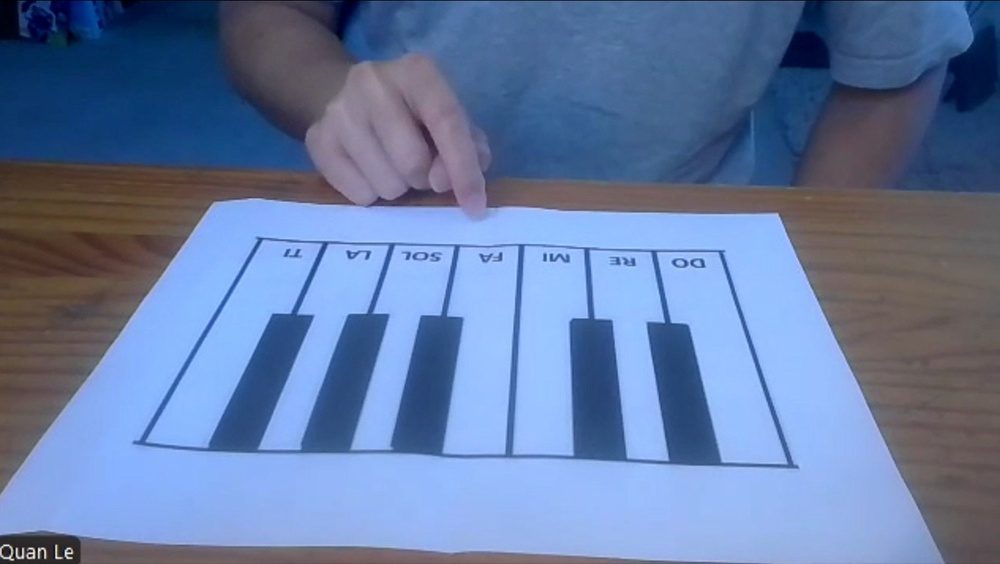
#> input picture finger_tracking/data/piano_image_1.jpg, 1000 x 564 px, shrunk from 1519 x 856 before the run
$ python keyboard_processing_flash_save_2.py
#> lines starting #> are read from the running program, lines starting #| are printed output that depends on the picture; after the words box and inside, x2 and y2 are one past the last pixel; in counts of white or black regions, pixels touching at a corner belong together
import cv2
import numpy as np

# 1. Load the image (frame from the camera feed)
img = cv2.imread("data/piano_image_1.jpg")
#> img is the input picture: shape (564, 1000, 3); mean B, G, R 163, 122.1, 100.2
gray = cv2.cvtColor(img, cv2.COLOR_BGR2GRAY)
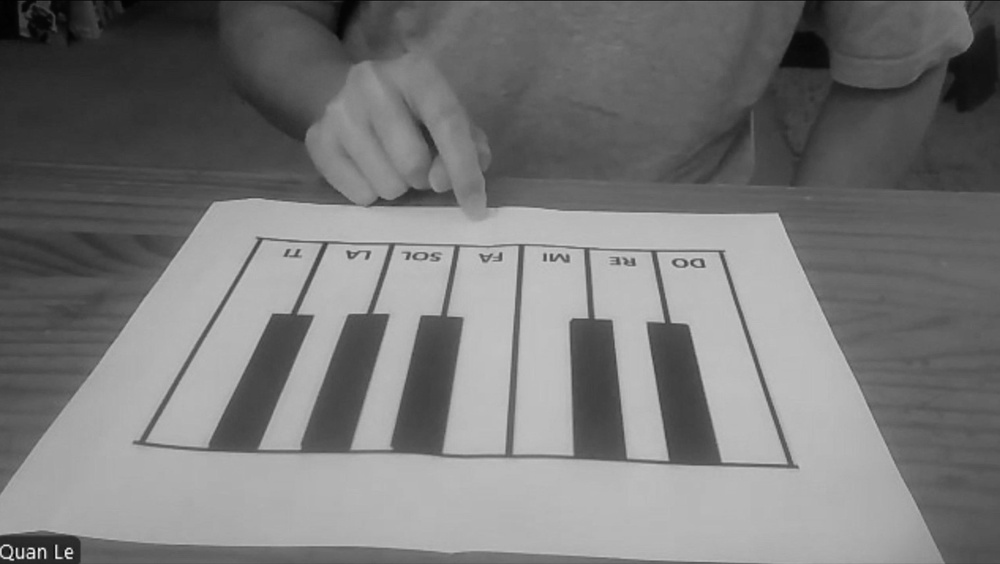
#> gray: shape (564, 1000); min 1, max 251, mean 120.2

# 2. Apply thresholding or edge detection to isolate the keys
_, thresh = cv2.threshold(gray, 127, 255, cv2.THRESH_BINARY_INV)  # Invert since white keys will be black
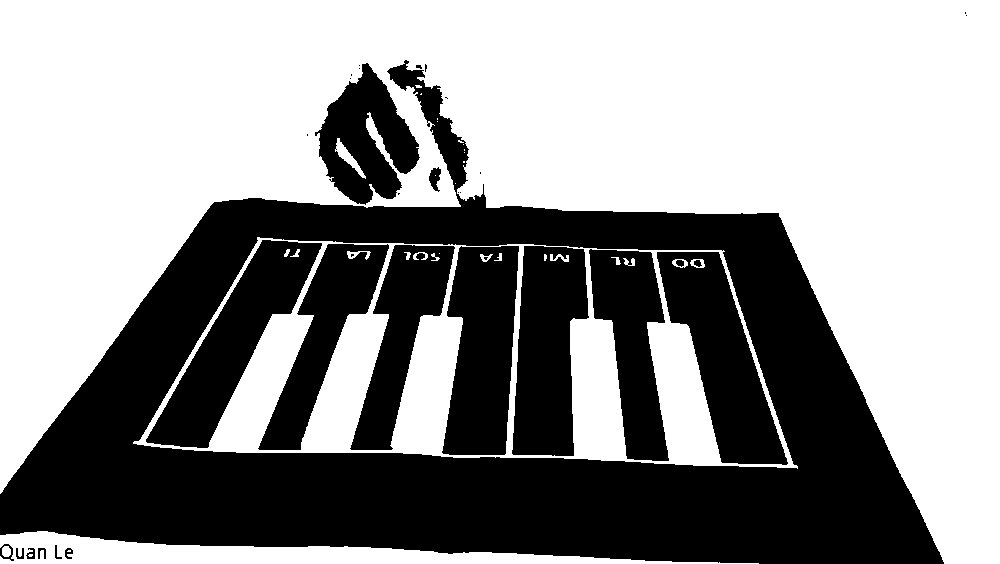
#> thresh: shape (564, 1000); 58.3% white; 34 black regions (16 under 20 px)

# Alternatively, you can use Canny edge detection if needed:
# edges = cv2.Canny(gray, 50, 150)

# 3. Find contours of the keys
contours, _ = cv2.findContours(thresh, cv2.RETR_EXTERNAL, cv2.CHAIN_APPROX_SIMPLE)
#> contours = 14 contours, 10 with area under 20; largest, box (x1, y1, x2, y2) and area: (0, 0, 1000, 564) 283398, (133, 237, 798, 469) 118638, (0, 531, 759, 564) 10105, (2, 546, 11, 557) 70

# 4. Sort contours by area (largest first, to avoid detecting smaller irrelevant objects)
contours = sorted(contours, key=cv2.contourArea, reverse=True)

# 5. Store positions of keys
key_positions = {'white': [], 'black': []}  # Store the positions of white and black keys

# 6. Process each contour and classify as white or black key
for contour in contours:
    # Get bounding box for each contour
    x, y, w, h = cv2.boundingRect(contour)

    # Ignore small contours that aren't keys
    if w * h < 500:  # Adjust this threshold based on the image size and key size
        continue

    # Assuming white keys are larger than black keys
    aspect_ratio = float(w) / h
    if aspect_ratio > 1.5:  # This is an arbitrary value, tweak it based on your setup
        # Likely a white key
        key_positions['white'].append((x, y, w, h))
    else:
        # Likely a black key
        key_positions['black'].append((x, y, w, h))
#> this loop made 14 passes
#> (x, y, w, h) on passes 4, 5, 6, 9, 10, 12, 13: (2, 546, 9, 11), (415, 85, 7, 3), (458, 140, 6, 3), (455, 183, 1, 1), (464, 152, 1, 1), (463, 144, 1, 1), (437, 121, 1, 1)
#> (contour, x, y, w, h) on passes 7, 8, 11, 14: ([[463, 161], [463, 162], [464, 162], [464, 161]], 463, 161, 2, 2), ([[421, 93], [420, 94], [421, 94]], 420, 93, 2, 2), ([[464, 149], [464, 150]], 464, 149, 1, 2), ([[437, 118], [437, 119]], 437, 118, 1, 2)

# 7. Optionally, apply perspective correction (homography)
# This is important if the camera is tilted, use known key locations to warp the image
# Define the source and destination points for perspective correction

# Once perspective correction is applied, you can get more accurate bounding boxes.
# cv2.findHomography() and cv2.warpPerspective() can be used here.

# 8. Store the detected keys' positions in a dictionary
# Now you have the key positions saved in key_positions
print("White key positions:", key_positions['white'])
print("Black key positions:", key_positions['black'])

# 9. Draw bounding boxes to verify
for (x, y, w, h) in key_positions['white']:
    cv2.rectangle(img, (x, y), (x+w, y+h), (255, 255, 255), 2)
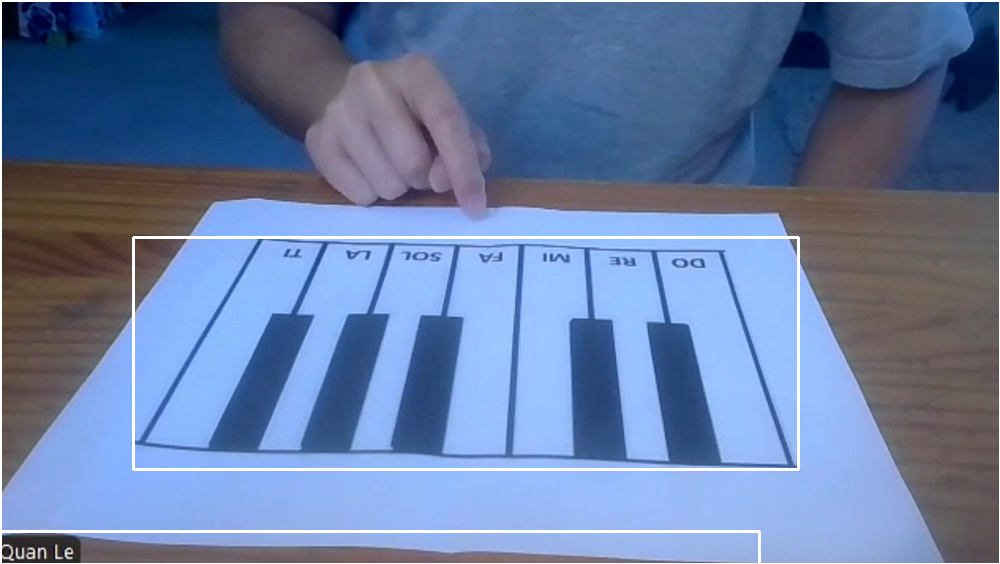
#> img: shape (564, 1000, 3); 2.2% of pixels changed, all inside (x1, y1, x2, y2) = (0, 0, 1000, 564)
for (x, y, w, h) in key_positions['black']:
    cv2.rectangle(img, (x, y), (x+w, y+h), (0, 0, 0), 2)

# Show the result
cv2.imshow("Detected Keys", img)
cv2.waitKey(0)
cv2.destroyAllWindows()

$ run again, with finger_tracking/data/piano_image.jpg copied over finger_tracking/data/piano_image_1.jpg
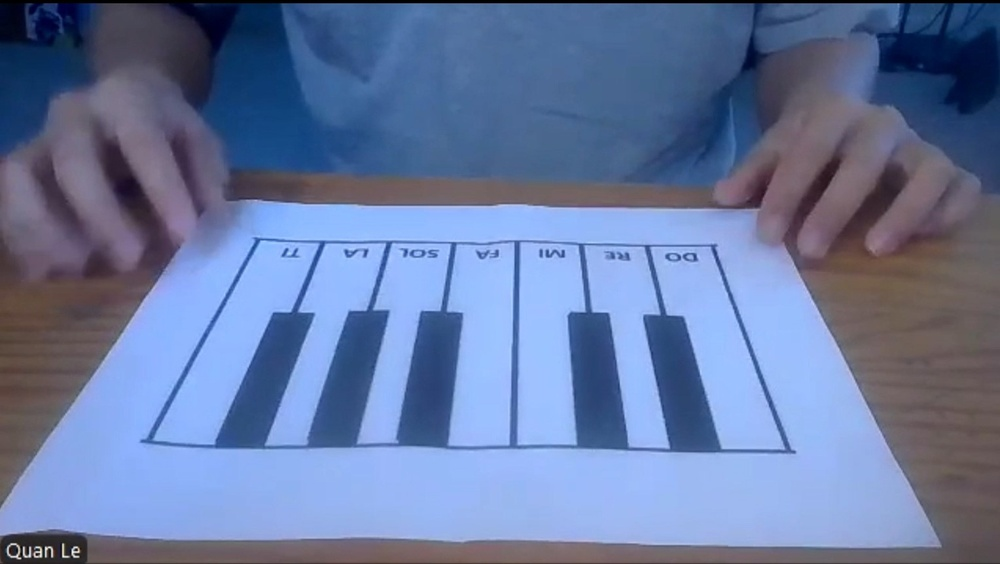
#> input picture finger_tracking/data/piano_image.jpg, 1000 x 564 px, shrunk from 1528 x 862 before the run
#> img is the input picture: shape (564, 1000, 3); mean B, G, R 160.6, 120.1, 102.5
#> `_, thresh = cv2.threshold(gray, 127, 255, cv2.THRESH_BINARY_INV)`:
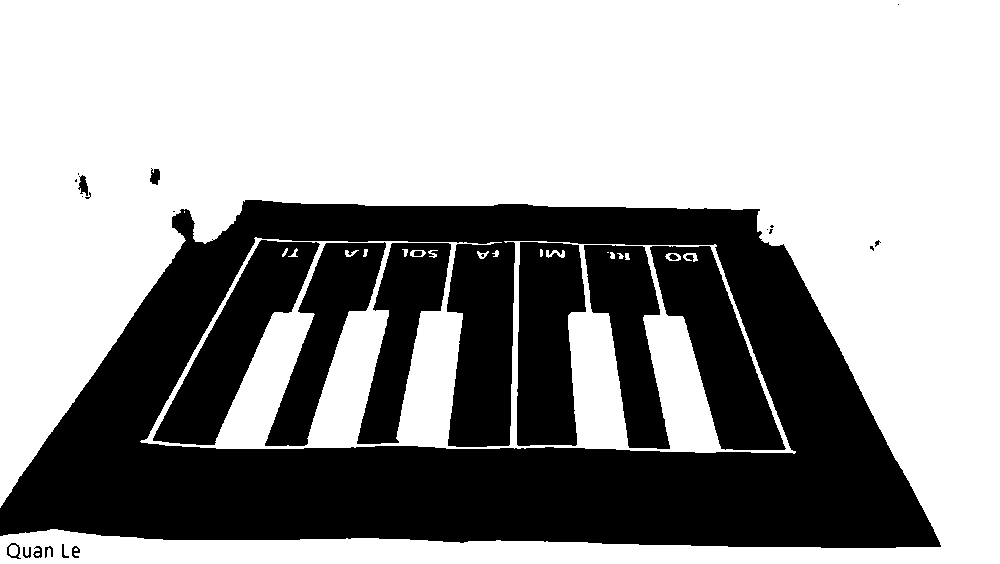
#> thresh: shape (564, 1000); 62% white; 29 black regions (11 under 20 px)
#> contours = 5 contours, 2 with area under 20; largest, box (x1, y1, x2, y2) and area: (0, 0, 1000, 564) 308480, (140, 237, 796, 454) 101576, (477, 251, 489, 259) 41
#> the loop `for contour in contours:` made 5 passes
#> (x, y, w, h, aspect_ratio) on passes 1 to 2: (0, 0, 1000, 564, 1.77), (140, 237, 656, 217, 3.02)
#> after the loop `for (x, y, w, h) in key_positions['white']:`:
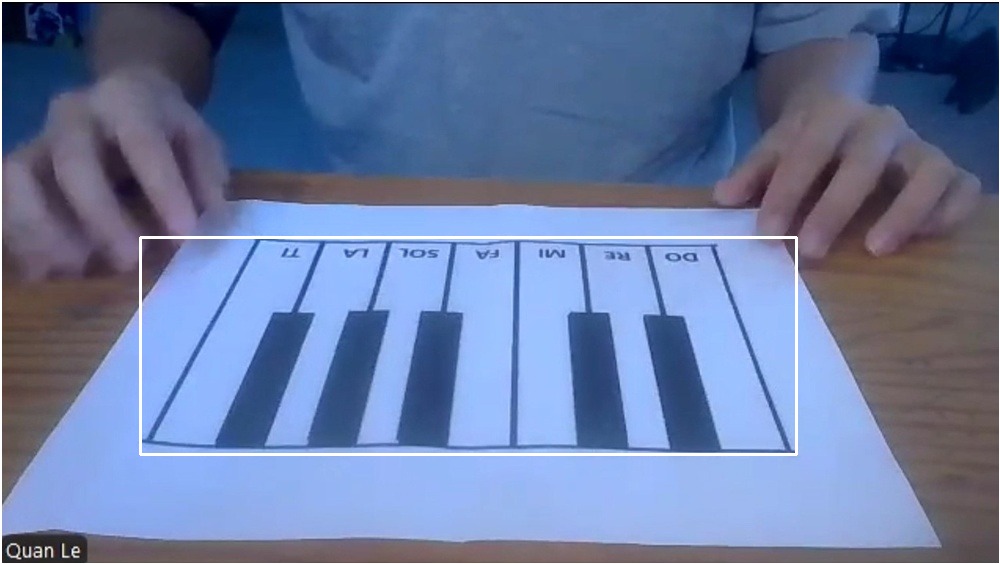
#> img: shape (564, 1000, 3); 1.76% of pixels changed, all inside (x1, y1, x2, y2) = (0, 0, 1000, 564)
